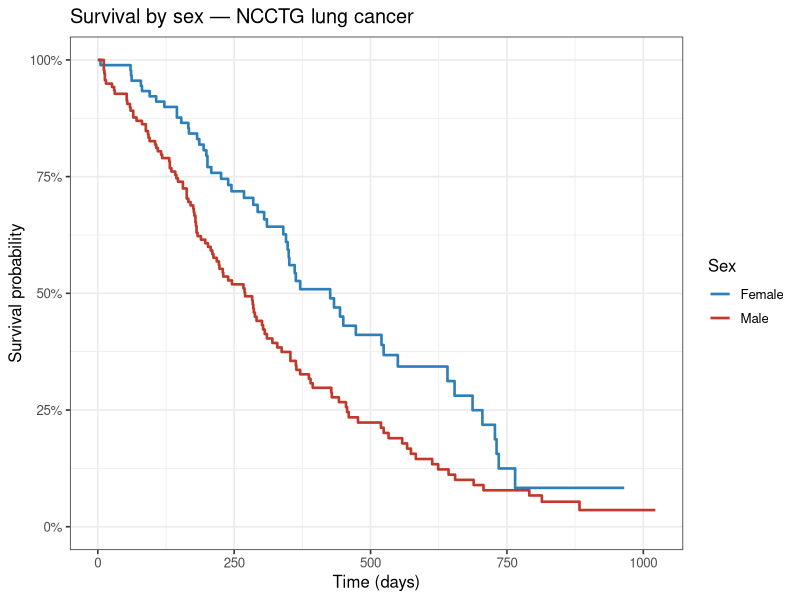
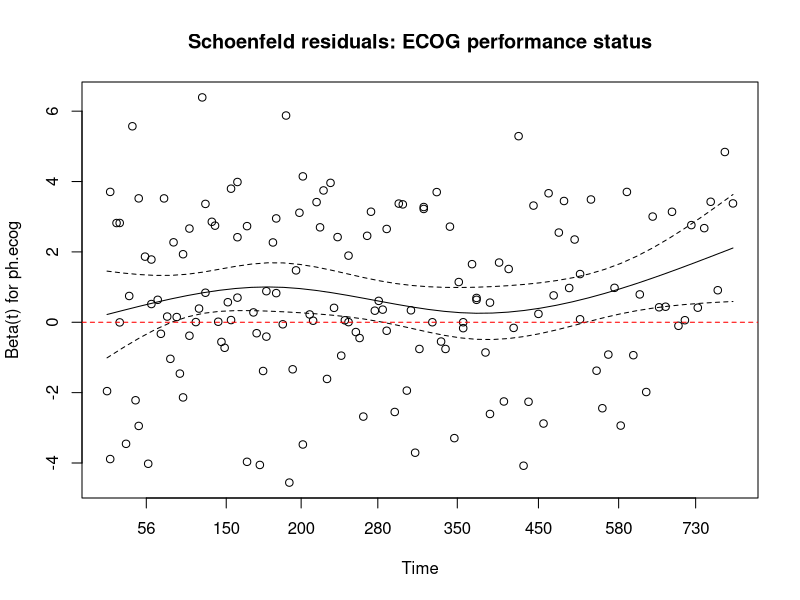

The R source for these figures, in order:
## ---- chunk 1
#| label: setup
library(survival)
library(ggplot2)
library(knitr)

theme_set(theme_bw(base_size = 12))

# 'lung' ships with the survival package. status is coded 1 = censored,
# 2 = dead; recode to the 0/1 event indicator the models expect, and give
# sex readable labels.
lung$status_event <- lung$status - 1
lung$sex_f <- factor(lung$sex, levels = c(1, 2), labels = c("Male", "Female"))

kable(
  head(lung[, c("time", "status", "age", "sex_f", "ph.ecog", "ph.karno", "wt.loss")]),
  caption = "First six patients in the NCCTG lung cancer data set."
)
## ---- chunk 2
#| label: km-curve
#| fig-cap: "Kaplan–Meier survival curves by sex. Females (blue) survive longer than males (red)."
# Helper: turn a survfit object into a tidy data frame for ggplot.
tidy_surv <- function(fit) {
  strata <- if (is.null(fit$strata)) {
    rep("All", length(fit$time))
  } else {
    rep(sub(".*=", "", names(fit$strata)), fit$strata)
  }
  # Prepend the (time = 0, surv = 1) origin for each stratum so the step
  # curves start at 100% survival.
  origin <- data.frame(time = 0, surv = 1, strata = unique(strata))
  rbind(origin, data.frame(time = fit$time, surv = fit$surv, strata = strata))
}

km_sex <- survfit(Surv(time, status_event) ~ sex_f, data = lung)

ggplot(tidy_surv(km_sex), aes(time, surv, color = strata)) +
  geom_step(linewidth = 0.9) +
  scale_y_continuous(limits = c(0, 1), labels = scales::percent) +
  scale_color_manual(values = c(Male = "#c0392b", Female = "#2c7fb8")) +
  labs(x = "Time (days)", y = "Survival probability", color = "Sex",
       title = "Survival by sex — NCCTG lung cancer")
## ---- chunk 3
#| label: logrank
survdiff(Surv(time, status_event) ~ sex_f, data = lung)
## ---- chunk 4
#| label: cox-fit
cox_model <- coxph(
  Surv(time, status_event) ~ age + sex_f + ph.ecog + ph.karno + wt.loss,
  data = lung
)

# Present the estimates as hazard ratios with 95% confidence intervals.
s  <- summary(cox_model)
ci <- s$conf.int
hr_table <- data.frame(
  Term            = rownames(ci),
  `Hazard Ratio`  = round(ci[, "exp(coef)"], 3),
  `Lower 95%`     = round(ci[, "lower .95"], 3),
  `Upper 95%`     = round(ci[, "upper .95"], 3),
  `p-value`       = signif(s$coefficients[, "Pr(>|z|)"], 3),
  check.names = FALSE
)
kable(hr_table, row.names = FALSE,
      caption = "Estimated hazard ratios from the Cox model.")
## ---- chunk 5
#| label: ph-test
ph_test <- cox.zph(cox_model)
ph_test
## ---- chunk 6
#| label: ph-plot
#| fig-cap: "Scaled Schoenfeld residuals for ECOG performance status against time. A roughly flat trend supports the proportional-hazards assumption."
plot(ph_test[3], main = "Schoenfeld residuals: ECOG performance status")
abline(h = 0, col = "red", lty = 2)
